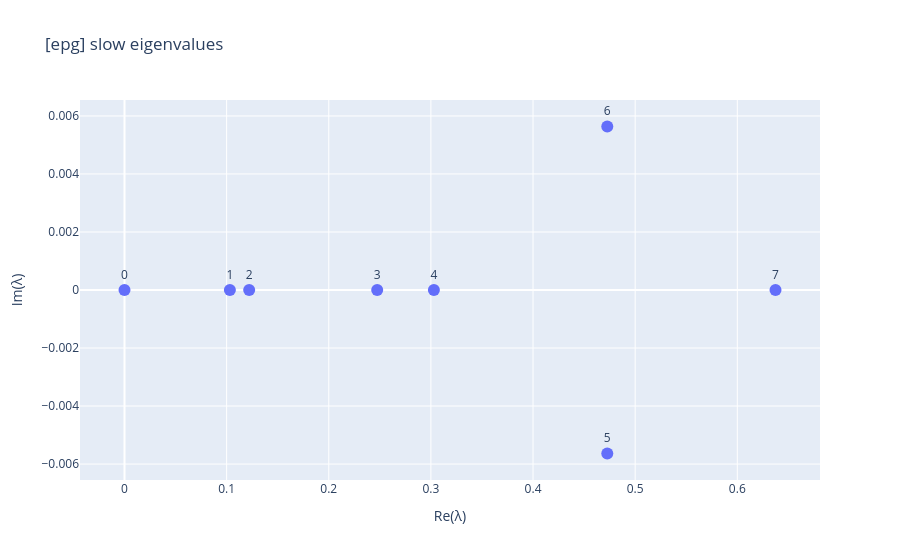
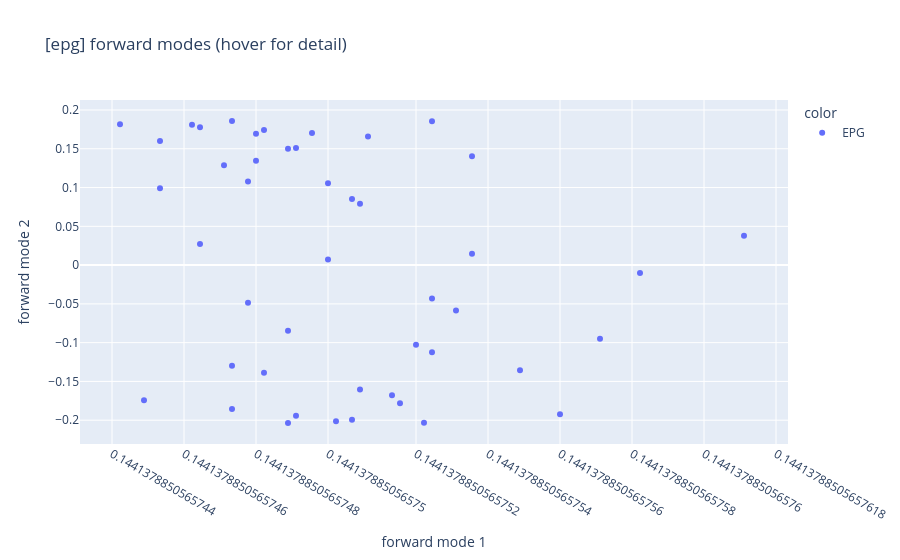
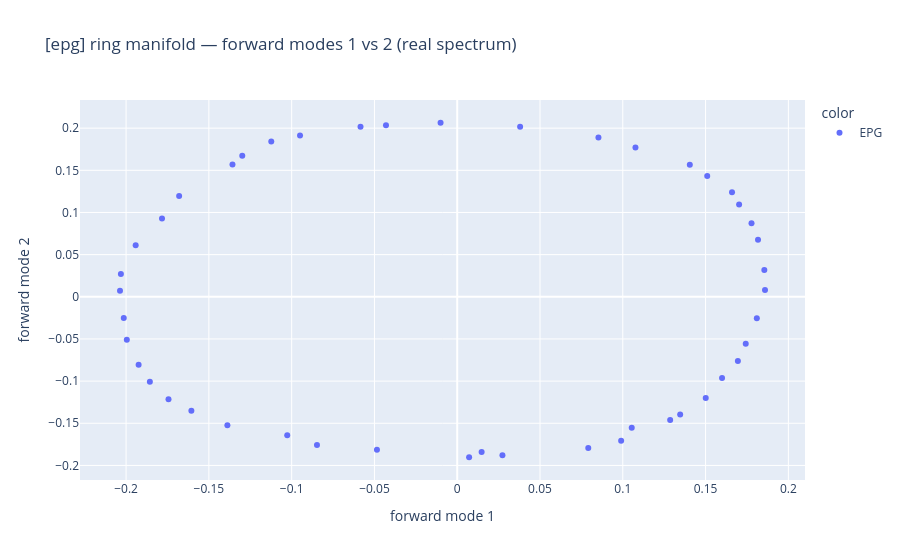
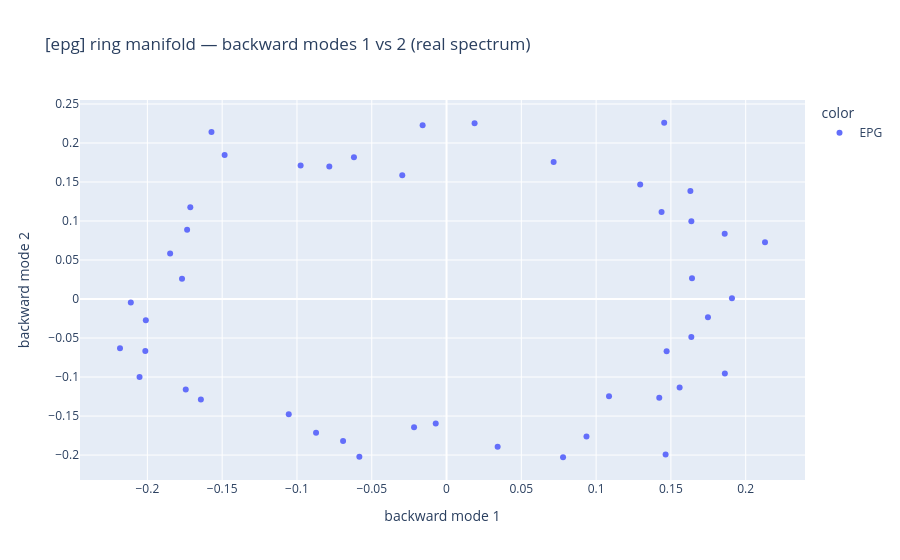

Source (notebook cell) for these figures, in order:
### Markdown cell above
## Pass 1 — EPG only

The EPG population alone (46 neurons). Loaded with the L/R-wedge **spatial** ring
ordering so the ring coordinate is well defined for every node. Both the
**forward** and **backward** mode ring manifolds are shown.

### Code cell
rc_epg = load_ring_connectome(['EPG'], reorder='spatial')
b_epg = explore_population(rc_epg, 'epg', backward_proj=True)

### Figure 1 — Plotly figure (JSON) as saved in the notebook; plotly's stock layout.template omitted (floating-point values rounded to 4 significant figures)
{"data": [{"hovertemplate": "Re(λ)=%{x}<br>Im(λ)=%{y}<br>text=%{text}<extra></extra>", "legendgroup": "", "marker": {"color": "#636efa", "size": 12, "symbol": "circle"}, "mode": "markers+text", "name": "", "orientation": "v", "showlegend": false, "text": ["0", "1", "2", "3", "4", "5", "6", "7"], "textposition": "top center", "type": "scatter", "x": [-1.869e-16, 0.1032, 0.1221, 0.2474, 0.3029, 0.4727, 0.4727, 0.6374], "xaxis": "x", "y": [6.619e-20, 4.506e-18, 2.693e-18, 9.318e-18, 5.726e-18, -0.005636, 0.005636, 9.533e-18], "yaxis": "y"}], "layout": {"legend": {"tracegroupgap": 0}, "title": {"text": "[epg] slow eigenvalues"}, "xaxis": {"anchor": "y", "domain": [0.0, 1.0], "title": {"text": "Re(λ)"}}, "yaxis": {"anchor": "x", "domain": [0.0, 1.0], "title": {"text": "Im(λ)"}}}}

### Figure 2 — Plotly figure (JSON) as saved in the notebook; plotly's stock layout.template omitted (floating-point values rounded to 4 significant figures)
{"data": [{"hovertemplate": "<b>%{hovertext}</b><br><br>color=EPG<br>forward mode 1=%{x}<br>forward mode 2=%{y}<extra></extra>", "hovertext": ["572870540<br>EPG(PB08)_L1<br>EPG<br>group 2", "1447576662<br>EPG(PB08)_L1<br>EPG<br>group 2", "1125964814<br>EPG(PB08)_R8<br>EPG<br>group 4", "1126647624<br>EPG(PB08)_R8<br>EPG<br>group 4", "5813040233<br>EPG(PB08)_R8<br>EPG<br>group 4", "5813061251<br>EPG(PB08)_R8<br>EPG<br>group 4", "697001770<br>EPG(PB08)_L2<br>EPG<br>group 4", "912545106<br>EPG(PB08)_L2<br>EPG<br>group 4", "1002507159<br>EPG(PB08)_R7<br>EPG<br>group 6", "1002852791<br>EPG(PB08)_R7<br>EPG<br>group 6", "1034219901<br>EPG(PB08)_R7<br>EPG<br>group 6", "387364605<br>EPG(PB08)_L3<br>EPG<br>group 6", "449438847<br>EPG(PB08)_L3<br>EPG<br>group 6", "758419409<br>EPG(PB08)_L3<br>EPG<br>group 6", "910438331<br>EPG(PB08)_R6<br>EPG<br>group 1", "941132434<br>EPG(PB08)_R6<br>EPG<br>group 1", "942491983<br>EPG(PB08)_R6<br>EPG<br>group 1", "634962055<br>EPG(PB08)_L4<br>EPG<br>group 1", "665314820<br>EPG(PB08)_L4<br>EPG<br>group 1", "5813022281<br>EPG(PB08)_L4<br>EPG<br>group 1", "694920753<br>EPG(PB08)_R5<br>EPG<br>group 5", "725951521<br>EPG(PB08)_R5<br>EPG<br>group 5", "5813027103<br>EPG(PB08)_R5<br>EPG<br>group 5", "696362840<br>EPG(PB08)_L5<br>EPG<br>group 5", "789126240<br>EPG(PB08)_L5<br>EPG<br>group 5", "819828986<br>EPG(PB08)_L5<br>EPG<br>group 5", "416642425<br>EPG(PB08)_R4<br>EPG<br>group 0", "633546217<br>EPG(PB08)_R4<br>EPG<br>group 0", "695956656<br>EPG(PB08)_R4<br>EPG<br>group 0", "541870397<br>EPG(PB08)_L6<br>EPG<br>group 0", "788794171<br>EPG(PB08)_L6<br>EPG<br>group 0", "912601268<br>EPG(PB08)_L6<br>EPG<br>group 7", "478375456<br>EPG(PB08)_R3<br>EPG<br>group 7", "541118908<br>EPG(PB08)_R3<br>EPG<br>group 7", "5813080838<br>EPG(PB08)_R3<br>EPG<br>group 7", "1004017998<br>EPG(PB08)_L7<br>EPG<br>group 7", "1035045015<br>EPG(PB08)_L7<br>EPG<br>group 7", "5813012006<br>EPG(PB08)_L7<br>EPG<br>group 7", "632544268<br>EPG(PB08)_R2<br>EPG<br>group 3", "695629525<br>EPG(PB08)_R2<br>EPG<br>group 3", "1065410141<br>EPG(PB08)_L8<br>EPG<br>group 3", "1127476096<br>EPG(PB08)_L8<br>EPG<br>group 3", "1167995070<br>EPG(PB08)_L8<br>EPG<br>group 3", "1168664495<br>EPG(PB08)_L8<br>EPG<br>group 3", "5813014873<br>EPG(PB08)_R1<br>EPG<br>group 2", "5813077544<br>EPG(PB08)_R1<br>EPG<br>group 2"], "legendgroup": "EPG", "marker": {"color": "#636efa", "symbol": "circle"}, "mode": "markers", "name": "EPG", "orientation": "v", "showlegend": true, "type": "scatter", "x": [0.1441, 0.1441, 0.1441, 0.1441, 0.1441, 0.1441, 0.1441, 0.1441, 0.1441, 0.1441, 0.1441, 0.1441, 0.1441, 0.1441, 0.1441, 0.1441, 0.1441, 0.1441, 0.1441, 0.1441, 0.1441, 0.1441, 0.1441, 0.1441, 0.1441, 0.1441, 0.1441, 0.1441, 0.1441, 0.1441, 0.1441, 0.1441, 0.1441, 0.1441, 0.1441, 0.1441, 0.1441, 0.1441, 0.1441, 0.1441, 0.1441, 0.1441, 0.1441, 0.1441, 0.1441, 0.1441], "xaxis": "x", "y": [0.03798, -0.01006, -0.05841, -0.1123, -0.04302, -0.09495, -0.1298, -0.1357, -0.1783, -0.168, -0.1942, -0.2031, -0.2037, -0.2014, -0.1996, -0.1856, -0.1924, -0.1388, -0.1744, -0.1606, -0.1027, -0.08471, -0.04849, 0.02731, 0.01474, 0.007188, 0.1054, 0.09901, 0.07915, 0.1347, 0.1286, 0.1501, 0.16, 0.1695, 0.1743, 0.181, 0.1859, 0.1855, 0.1817, 0.1777, 0.1703, 0.166, 0.151, 0.1405, 0.08529, 0.1077], "yaxis": "y"}], "layout": {"legend": {"title": {"text": "color"}, "tracegroupgap": 0}, "title": {"text": "[epg] forward modes (hover for detail)"}, "xaxis": {"anchor": "y", "domain": [0.0, 1.0], "title": {"text": "forward mode 1"}}, "yaxis": {"anchor": "x", "domain": [0.0, 1.0], "title": {"text": "forward mode 2"}}}}

### Figure 3 — Plotly figure (JSON) as saved in the notebook; plotly's stock layout.template omitted (floating-point values rounded to 4 significant figures)
{"data": [{"hovertemplate": "<b>%{hovertext}</b><br><br>color=EPG<br>forward mode 1=%{x}<br>forward mode 2=%{y}<extra></extra>", "hovertext": ["572870540<br>EPG(PB08)_L1<br>EPG<br>group 2", "1447576662<br>EPG(PB08)_L1<br>EPG<br>group 2", "1125964814<br>EPG(PB08)_R8<br>EPG<br>group 4", "1126647624<br>EPG(PB08)_R8<br>EPG<br>group 4", "5813040233<br>EPG(PB08)_R8<br>EPG<br>group 4", "5813061251<br>EPG(PB08)_R8<br>EPG<br>group 4", "697001770<br>EPG(PB08)_L2<br>EPG<br>group 4", "912545106<br>EPG(PB08)_L2<br>EPG<br>group 4", "1002507159<br>EPG(PB08)_R7<br>EPG<br>group 6", "1002852791<br>EPG(PB08)_R7<br>EPG<br>group 6", "1034219901<br>EPG(PB08)_R7<br>EPG<br>group 6", "387364605<br>EPG(PB08)_L3<br>EPG<br>group 6", "449438847<br>EPG(PB08)_L3<br>EPG<br>group 6", "758419409<br>EPG(PB08)_L3<br>EPG<br>group 6", "910438331<br>EPG(PB08)_R6<br>EPG<br>group 1", "941132434<br>EPG(PB08)_R6<br>EPG<br>group 1", "942491983<br>EPG(PB08)_R6<br>EPG<br>group 1", "634962055<br>EPG(PB08)_L4<br>EPG<br>group 1", "665314820<br>EPG(PB08)_L4<br>EPG<br>group 1", "5813022281<br>EPG(PB08)_L4<br>EPG<br>group 1", "694920753<br>EPG(PB08)_R5<br>EPG<br>group 5", "725951521<br>EPG(PB08)_R5<br>EPG<br>group 5", "5813027103<br>EPG(PB08)_R5<br>EPG<br>group 5", "696362840<br>EPG(PB08)_L5<br>EPG<br>group 5", "789126240<br>EPG(PB08)_L5<br>EPG<br>group 5", "819828986<br>EPG(PB08)_L5<br>EPG<br>group 5", "416642425<br>EPG(PB08)_R4<br>EPG<br>group 0", "633546217<br>EPG(PB08)_R4<br>EPG<br>group 0", "695956656<br>EPG(PB08)_R4<br>EPG<br>group 0", "541870397<br>EPG(PB08)_L6<br>EPG<br>group 0", "788794171<br>EPG(PB08)_L6<br>EPG<br>group 0", "912601268<br>EPG(PB08)_L6<br>EPG<br>group 7", "478375456<br>EPG(PB08)_R3<br>EPG<br>group 7", "541118908<br>EPG(PB08)_R3<br>EPG<br>group 7", "5813080838<br>EPG(PB08)_R3<br>EPG<br>group 7", "1004017998<br>EPG(PB08)_L7<br>EPG<br>group 7", "1035045015<br>EPG(PB08)_L7<br>EPG<br>group 7", "5813012006<br>EPG(PB08)_L7<br>EPG<br>group 7", "632544268<br>EPG(PB08)_R2<br>EPG<br>group 3", "695629525<br>EPG(PB08)_R2<br>EPG<br>group 3", "1065410141<br>EPG(PB08)_L8<br>EPG<br>group 3", "1127476096<br>EPG(PB08)_L8<br>EPG<br>group 3", "1167995070<br>EPG(PB08)_L8<br>EPG<br>group 3", "1168664495<br>EPG(PB08)_L8<br>EPG<br>group 3", "5813014873<br>EPG(PB08)_R1<br>EPG<br>group 2", "5813077544<br>EPG(PB08)_R1<br>EPG<br>group 2"], "legendgroup": "EPG", "marker": {"color": "#636efa", "symbol": "circle"}, "mode": "markers", "name": "EPG", "orientation": "v", "showlegend": true, "type": "scatter", "x": [0.03798, -0.01006, -0.05841, -0.1123, -0.04302, -0.09495, -0.1298, -0.1357, -0.1783, -0.168, -0.1942, -0.2031, -0.2037, -0.2014, -0.1996, -0.1856, -0.1924, -0.1388, -0.1744, -0.1606, -0.1027, -0.08471, -0.04849, 0.02731, 0.01474, 0.007188, 0.1054, 0.09901, 0.07915, 0.1347, 0.1286, 0.1501, 0.16, 0.1695, 0.1743, 0.181, 0.1859, 0.1855, 0.1817, 0.1777, 0.1703, 0.166, 0.151, 0.1405, 0.08529, 0.1077], "xaxis": "x", "y": [0.2015, 0.2064, 0.2016, 0.1842, 0.2035, 0.1913, 0.1673, 0.157, 0.09284, 0.1196, 0.06103, 0.02708, 0.007181, -0.02519, -0.05086, -0.1007, -0.08072, -0.1523, -0.1214, -0.1351, -0.1642, -0.1757, -0.1813, -0.1878, -0.1842, -0.1903, -0.1554, -0.1707, -0.1793, -0.1396, -0.1462, -0.12, -0.09636, -0.07621, -0.05571, -0.0253, 0.007973, 0.03189, 0.06779, 0.08713, 0.1094, 0.1241, 0.1433, 0.1567, 0.1888, 0.177], "yaxis": "y"}], "layout": {"legend": {"title": {"text": "color"}, "tracegroupgap": 0}, "title": {"text": "[epg] ring manifold — forward modes 1 vs 2 (real spectrum)"}, "xaxis": {"anchor": "y", "domain": [0.0, 1.0], "title": {"text": "forward mode 1"}}, "yaxis": {"anchor": "x", "domain": [0.0, 1.0], "title": {"text": "forward mode 2"}}}}

### Figure 4 — Plotly figure (JSON) as saved in the notebook; plotly's stock layout.template omitted (floating-point values rounded to 4 significant figures)
{"data": [{"hovertemplate": "<b>%{hovertext}</b><br><br>color=EPG<br>backward mode 1=%{x}<br>backward mode 2=%{y}<extra></extra>", "hovertext": ["572870540<br>EPG(PB08)_L1<br>EPG<br>group 2", "1447576662<br>EPG(PB08)_L1<br>EPG<br>group 2", "1125964814<br>EPG(PB08)_R8<br>EPG<br>group 4", "1126647624<br>EPG(PB08)_R8<br>EPG<br>group 4", "5813040233<br>EPG(PB08)_R8<br>EPG<br>group 4", "5813061251<br>EPG(PB08)_R8<br>EPG<br>group 4", "697001770<br>EPG(PB08)_L2<br>EPG<br>group 4", "912545106<br>EPG(PB08)_L2<br>EPG<br>group 4", "1002507159<br>EPG(PB08)_R7<br>EPG<br>group 6", "1002852791<br>EPG(PB08)_R7<br>EPG<br>group 6", "1034219901<br>EPG(PB08)_R7<br>EPG<br>group 6", "387364605<br>EPG(PB08)_L3<br>EPG<br>group 6", "449438847<br>EPG(PB08)_L3<br>EPG<br>group 6", "758419409<br>EPG(PB08)_L3<br>EPG<br>group 6", "910438331<br>EPG(PB08)_R6<br>EPG<br>group 1", "941132434<br>EPG(PB08)_R6<br>EPG<br>group 1", "942491983<br>EPG(PB08)_R6<br>EPG<br>group 1", "634962055<br>EPG(PB08)_L4<br>EPG<br>group 1", "665314820<br>EPG(PB08)_L4<br>EPG<br>group 1", "5813022281<br>EPG(PB08)_L4<br>EPG<br>group 1", "694920753<br>EPG(PB08)_R5<br>EPG<br>group 5", "725951521<br>EPG(PB08)_R5<br>EPG<br>group 5", "5813027103<br>EPG(PB08)_R5<br>EPG<br>group 5", "696362840<br>EPG(PB08)_L5<br>EPG<br>group 5", "789126240<br>EPG(PB08)_L5<br>EPG<br>group 5", "819828986<br>EPG(PB08)_L5<br>EPG<br>group 5", "416642425<br>EPG(PB08)_R4<br>EPG<br>group 0", "633546217<br>EPG(PB08)_R4<br>EPG<br>group 0", "695956656<br>EPG(PB08)_R4<br>EPG<br>group 0", "541870397<br>EPG(PB08)_L6<br>EPG<br>group 0", "788794171<br>EPG(PB08)_L6<br>EPG<br>group 0", "912601268<br>EPG(PB08)_L6<br>EPG<br>group 7", "478375456<br>EPG(PB08)_R3<br>EPG<br>group 7", "541118908<br>EPG(PB08)_R3<br>EPG<br>group 7", "5813080838<br>EPG(PB08)_R3<br>EPG<br>group 7", "1004017998<br>EPG(PB08)_L7<br>EPG<br>group 7", "1035045015<br>EPG(PB08)_L7<br>EPG<br>group 7", "5813012006<br>EPG(PB08)_L7<br>EPG<br>group 7", "632544268<br>EPG(PB08)_R2<br>EPG<br>group 3", "695629525<br>EPG(PB08)_R2<br>EPG<br>group 3", "1065410141<br>EPG(PB08)_L8<br>EPG<br>group 3", "1127476096<br>EPG(PB08)_L8<br>EPG<br>group 3", "1167995070<br>EPG(PB08)_L8<br>EPG<br>group 3", "1168664495<br>EPG(PB08)_L8<br>EPG<br>group 3", "5813014873<br>EPG(PB08)_R1<br>EPG<br>group 2", "5813077544<br>EPG(PB08)_R1<br>EPG<br>group 2"], "legendgroup": "EPG", "marker": {"color": "#636efa", "symbol": "circle"}, "mode": "markers", "name": "EPG", "orientation": "v", "showlegend": true, "type": "scatter", "x": [0.01875, -0.01598, -0.0619, -0.09756, -0.02959, -0.07836, -0.1572, -0.1484, -0.1734, -0.1713, -0.1848, -0.1768, -0.2111, -0.201, -0.2183, -0.2052, -0.2014, -0.1055, -0.1743, -0.1642, -0.08724, -0.06916, -0.05829, 0.03418, -0.02171, -0.007227, 0.1465, 0.09356, 0.07789, 0.1422, 0.1086, 0.1558, 0.1861, 0.1471, 0.1637, 0.1748, 0.1908, 0.1641, 0.2129, 0.186, 0.1637, 0.1438, 0.163, 0.1295, 0.07161, 0.1455], "xaxis": "x", "y": [0.2252, 0.2227, 0.1815, 0.171, 0.1586, 0.1699, 0.214, 0.1847, 0.08864, 0.1177, 0.05835, 0.02605, -0.004558, -0.02722, -0.06324, -0.09994, -0.06652, -0.1478, -0.116, -0.1287, -0.1715, -0.1821, -0.2023, -0.1893, -0.1645, -0.1595, -0.1993, -0.1763, -0.2028, -0.1267, -0.1246, -0.1133, -0.09546, -0.06695, -0.04853, -0.02334, 0.001008, 0.0266, 0.07277, 0.0838, 0.0997, 0.1114, 0.1384, 0.1469, 0.1756, 0.2259], "yaxis": "y"}], "layout": {"legend": {"title": {"text": "color"}, "tracegroupgap": 0}, "title": {"text": "[epg] ring manifold — backward modes 1 vs 2 (real spectrum)"}, "xaxis": {"anchor": "y", "domain": [0.0, 1.0], "title": {"text": "backward mode 1"}}, "yaxis": {"anchor": "x", "domain": [0.0, 1.0], "title": {"text": "backward mode 2"}}}}
